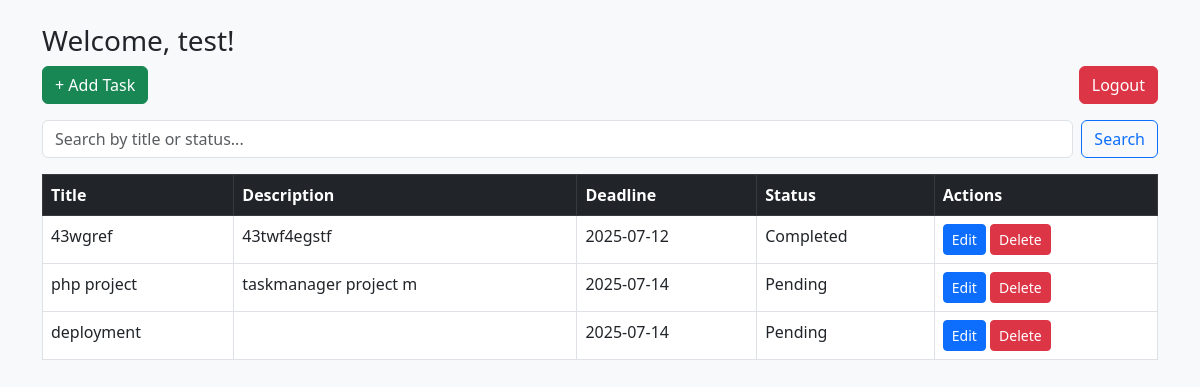
/dashboard.php (signed in), run on the app's committed database.
### tables this page shows
CREATE TABLE `tasks` (
  `id` int(11) NOT NULL,
  `user_id` int(11) NOT NULL,
  `title` varchar(255) NOT NULL,
  `description` text DEFAULT NULL,
  `deadline` date DEFAULT NULL,
  `status` enum('Pending','Completed') DEFAULT 'Pending'
);

### dashboard.php (the view, shortened to what this page needs)
<?php
require_once "includes/db_connect.php";
$user_id = $_SESSION["user_id"];
$search = isset($_GET['search']) ? "%" . $_GET['search'] . "%" : "%";
$stmt = $conn->prepare("SELECT * FROM tasks WHERE user_id = ? AND (title LIKE ? OR status LIKE ?) ORDER BY deadline");
$stmt->bind_param("iss", $user_id, $search, $search);
$stmt->execute();
$result = $stmt->get_result();
?>
<!DOCTYPE html>
<html>
<head>
    <link href="https://cdn.jsdelivr.net/npm/bootstrap@5.3.0/dist/css/bootstrap.min.css" rel="stylesheet">
</head>
<body class="bg-light">
<div class="container mt-4">
    <h3>Welcome, <?php echo $_SESSION["username"]; ?>!</h3>
    <a href="add_task.php" class="btn btn-success mb-3">+ Add Task</a>
    <a href="logout.php" class="btn btn-danger mb-3 float-end">Logout</a>
    <form method="GET" class="mb-3 d-flex">
    <input type="text" name="search" class="form-control me-2" placeholder="Search by title or status..." value="<?php echo isset($_GET['search']) ? $_GET['search'] : ''; ?>">
    <button type="submit" class="btn btn-outline-primary">Search</button>
</form>
    <table class="table table-bordered">
        <thead class="table-dark">
            <tr>
                <th>Title</th>
                <th>Description</th>
                <th>Deadline</th>
                <th>Status</th>
                <th>Actions</th>
            </tr>
        </thead>
        <tbody>
            <?php while ($row = $result->fetch_assoc()): ?>
            <tr>
                <td><?php echo htmlspecialchars($row["title"]); ?></td>
                <td><?php echo htmlspecialchars($row["description"]); ?></td>
                <td><?php echo $row["deadline"]; ?></td>
                <td><?php echo $row["status"]; ?></td>
                <td>
                    <a href="edit_task.php?id=<?php echo $row["id"]; ?>" class="btn btn-sm btn-primary">Edit</a>
                    <a href="delete_task.php?id=<?php echo $row["id"]; ?>" class="btn btn-sm btn-danger" onclick="return confirm('Delete this task?');">Delete</a>
                </td>
            </tr>
            <?php endwhile; ?>
        </tbody>
    </table>
</div>
</body>
</html>

### data on the page
tasks: title "43wgref", description "43twf4egstf", deadline "2025-07-12", status "Completed"
tasks: title "php project", description "taskmanager project m", deadline "2025-07-14", status "Pending"
tasks: title "deployment", deadline "2025-07-14", status "Pending"

### other printed values
$_SESSION["username"] "test"
